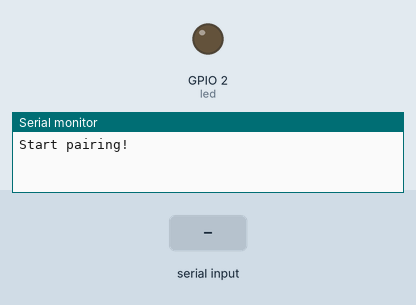
This sketch was run on a simulated ESP32. Parts: output pins drawn as LEDs (lit = HIGH), the last lines printed to the serial monitor. The inputs (shaded band) are chosen by the test bench. Nothing arrives over Bluetooth unless stated.

Above: at 1.2 s.
1.3 s: "1" received over the second serial link
At 1.8 s:
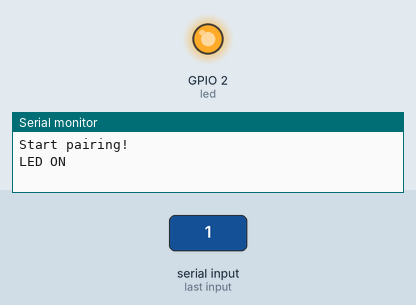
2.8 s: "0" received over the second serial link
At 4.1 s:
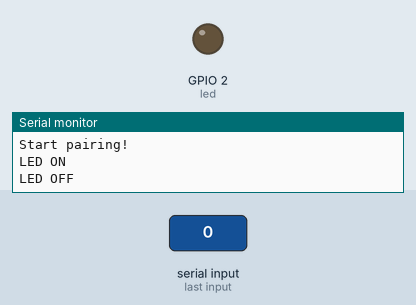
Timing chart, 0 to 5.8 s (numbered marks = the images above; inputs shaded):
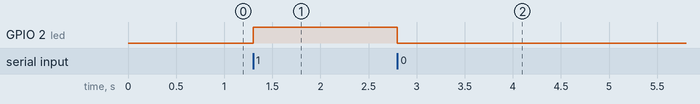

The sketch:

bluetooth_ep32.ino
```cpp
#include "BluetoothSerial.h"                //Inclure la bibliothèque BluetoothSerial.h
BluetoothSerial SerialBT;                   //Créer une instance de BluetoothSerial nommée SerialBT
const int led = 2;  ;                       //Définir la broche GPIO2 comme sortie et la nommer led
char incomingChar;                          //Déclarer une variable pour stocker le caractère entrant

void setup() {

 pinMode(led, OUTPUT);                      //Initialiser la broche led en tant que sortie
  Serial.begin(115200);                     //Initialiser la communication série à une vitesse de 115200 bauds
  SerialBT.begin("ESP32_Labo_GE");          //Démarrer le service Bluetooth avec le nom "ESP32_Labo_GE"
  Serial.println("Start pairing!");         //Afficher "Start pairing!" sur le port série
}

void loop() {
 if (SerialBT.available()){                 //Vérifier si des données sont disponibles sur le port série Bluetooth
    char incomingChar = SerialBT.read();    //Lire le caractère entrant et le stocker dans la variable incomingChar
    if (incomingChar =='1'){                //Si le caractère entrant est '1'
    digitalWrite(led, HIGH);                //Allumer la LED
    Serial.println("LED ON");               //Afficher "LED ON" sur le port série
  }
    if (incomingChar =='0'){                //Si le caractère entrant est '0'
    digitalWrite(led, LOW);                 //Éteindre la LED
    Serial.println("LED OFF");              //Afficher "LED OFF" sur le port série

  }
 }
}
```

Measured:
- after the input at 1.3 s, GPIO 2 (led): LOW → HIGH at once
- after the input at 2.8 s, GPIO 2 (led): HIGH → LOW at once
